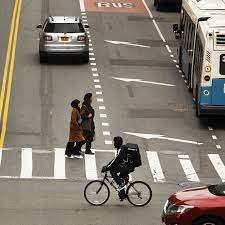
#> input picture Sample_image.jpeg, 225 x 225 px
$ jupyter execute 'cvtCOLOR & Image Crop.ipynb'
#> lines starting #> are read from the running program, lines starting #| are printed output that depends on the picture
[cell 1]
import cv2
import numpy as np

# Convert RGB image into Gray:

[cell 2]
# Read an image file named "Sample_image.jpeg" into a variable named 'img'
img = cv2.imread("Sample_image.jpeg")
#> img is the input picture: shape (225, 225, 3); mean B, G, R 113.5, 123.8, 132.5

# Convert the color image to grayscale using the BGR2GRAY conversion code
gray_img = cv2.cvtColor(img, code=cv2.COLOR_BGR2GRAY)
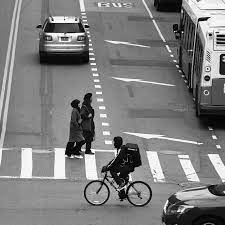
#> gray_img: shape (225, 225); min 0, max 255, mean 125.2

# Display the grayscale image in a window named "sample"
cv2.imshow("sample", gray_img)

# Wait for a key press (any key) before continuing
cv2.waitKey(0)

# Close all OpenCV windows
cv2.destroyAllWindows()

## Image Crop:

[cell 3]
# Read an image file named "Sample_image.jpeg" into a variable named 'img'
img = cv2.imread("Sample_image.jpeg")

# Resize the image to a fixed size of 500x500 pixels
img = cv2.resize(img, (500, 500))
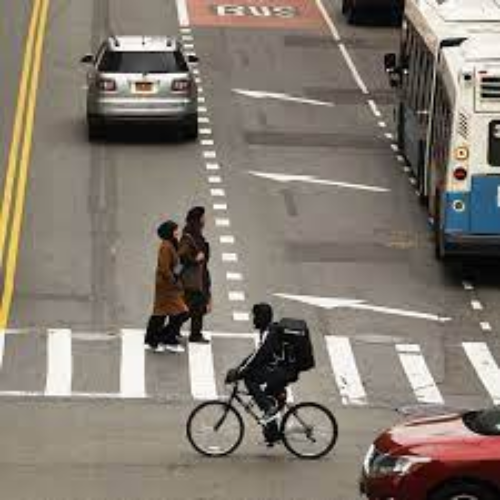
#> img: shape (500, 500, 3); mean B, G, R 113.4, 123.7, 132.4

# Crop a region of interest (ROI) from the resized image
# The ROI is defined by the top-left corner (190, 140) and the bottom-right corner (366, 250)
crop_img = img[190:366, 140:250]
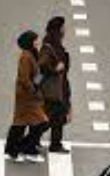
#> crop_img: shape (176, 110, 3); mean B, G, R 108.6, 117.9, 126.5

# Display the cropped image in a window named "sample"
cv2.imshow("sample", crop_img)

# Wait for a key press (any key) before continuing
cv2.waitKey(0)

# Close all OpenCV windows
cv2.destroyAllWindows()

$ run again, with IMG20240913224019.jpg copied over Sample_image.jpeg
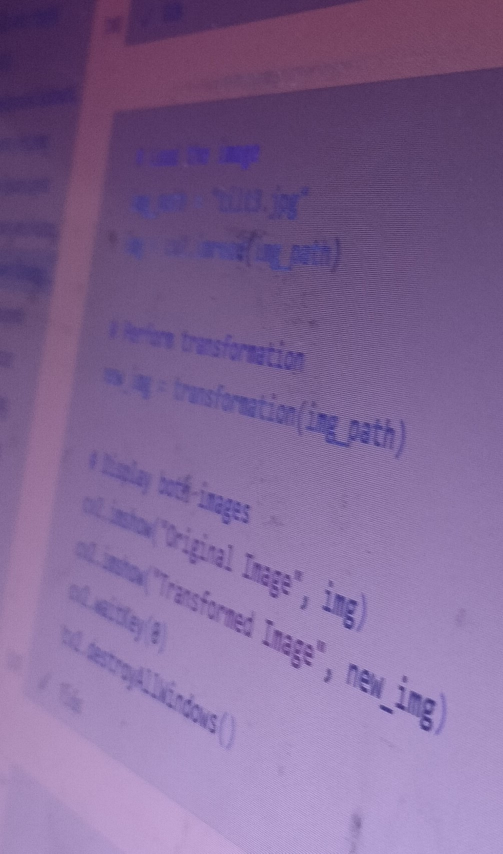
#> input picture IMG20240913224019.jpg, 1006 x 1707 px (shown at 1/2 size)
#> img is the input picture: shape (1707, 1006, 3); mean B, G, R 148.4, 102.2, 128.5
#> `img = cv2.resize(img, (500, 500))`:
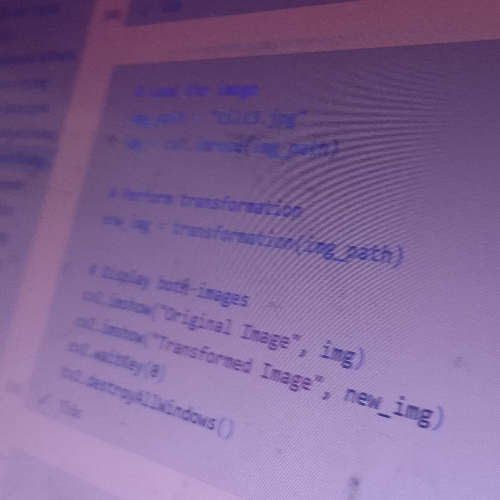
#> img: shape (500, 500, 3); mean B, G, R 148.3, 102.1, 128.3
#> `crop_img = img[190:366, 140:250]`:
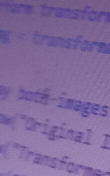
#> crop_img: shape (176, 110, 3); mean B, G, R 156.6, 105.5, 128.5

$ run again, with Person Face.jpg copied over Sample_image.jpeg
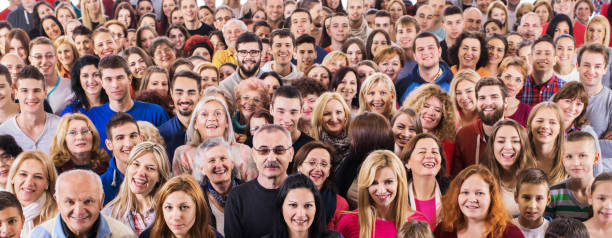
#> input picture Person Face.jpg, 612 x 238 px
#> img is the input picture: shape (238, 612, 3); mean B, G, R 110.9, 118.7, 155.4
#> `img = cv2.resize(img, (500, 500))`:
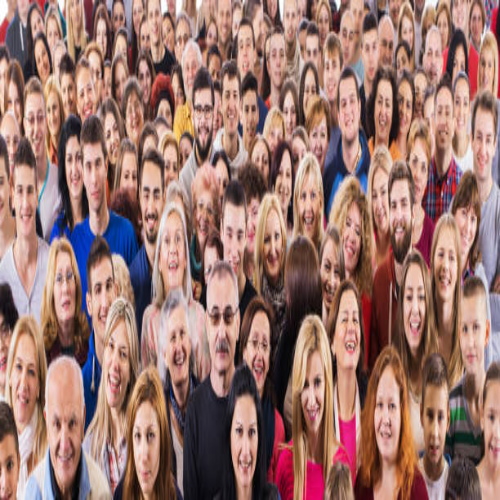
#> img: shape (500, 500, 3); mean B, G, R 110.8, 118.6, 155.2
#> `crop_img = img[190:366, 140:250]`:
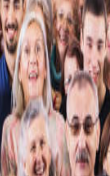
#> crop_img: shape (176, 110, 3); mean B, G, R 128.6, 135.3, 170.3
